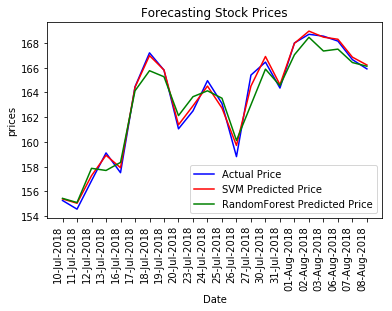

This chart was generated by the following Python code:
# -*- coding: utf-8 -*-
"""
Created on Mon Aug 13 23:12:44 2018

@author: Rajesh
"""
# Import the Libararies.
import numpy as np
import matplotlib.pyplot as plt
import pandas as pd
import matplotlib.dates as mdates

# Import the Datasets.
dataset = pd.read_csv('IOC.csv')
date = pd.DataFrame(dataset.iloc[:, 2].values)
date_test = pd.DataFrame(date.iloc[42:64, ].values)
X = pd.DataFrame(dataset.iloc[:, 2:8].values)
y = dataset.iloc[:, 8].values

# Label the date.
from sklearn.preprocessing import LabelEncoder
labelencoder_X = LabelEncoder()
X.values[:, 0] = labelencoder_X.fit_transform(X.values[:, 0])

# Split the training set and test set.
X_train = pd.DataFrame(X.iloc[0:42, ].values)
y_train = y[0:42, ]
X_test = pd.DataFrame(X.iloc[42:64, ].values)
y_test = y[42:64, ]

# Scale the features.
from sklearn.preprocessing import StandardScaler
sc = StandardScaler()
X_train = sc.fit_transform(X_train)
X_test = sc.transform(X_test)

# Train the svm model
from sklearn.svm import SVR
regressor = SVR(kernel = 'linear', gamma = 0.1)
%time regressor.fit(X_train, y_train)

# predict the output
SVM_y_pred = regressor.predict(X_test)

# Train the Randomforest model.
from sklearn.ensemble import RandomForestRegressor
regressor = RandomForestRegressor(n_estimators = 100, random_state = 0)
%time regressor.fit(X_train, y_train)

# predict the output.
Randomforest_y_pred = regressor.predict(X_test)

# Calculate Mean Squared Error.
from sklearn.metrics import mean_squared_error
RF_error = mean_squared_error(y_test, Randomforest_y_pred)
SVM_error = mean_squared_error(y_test, SVM_y_pred)

# R^2 error
from sklearn.metrics import r2_score
SVM_r2 = r2_score(y_test, SVM_y_pred) 
RF_r2 = r2_score(y_test, Randomforest_y_pred)

# Median Absolute Error
from sklearn.metrics import median_absolute_error
SVM_mae = median_absolute_error(y_test, SVM_y_pred)
RF_mae = median_absolute_error(y_test, Randomforest_y_pred)

# L1 norm 
SVM_norm = np.linalg.norm((y_test - SVM_y_pred), ord = 2)
RF_norm = np.linalg.norm((y_test - Randomforest_y_pred), ord = 2)

SVM_y_pred = pd.DataFrame(SVM_y_pred)
Randomforest_y_pred = pd.DataFrame(Randomforest_y_pred)
# Add Date, Actual Values, SVM predicted output, Random Forest output to output.
output = pd.DataFrame()
output['Date'] = date_test[0]
output['Actual'] = y_test
output['SVM_Prediction'] = SVM_y_pred[0]
output['Rf_prediction'] = Randomforest_y_pred[0]

# Plot between Actual Prices vs SVM predicted prices.
fig, ax = plt.subplots()
ax.plot(output['Date'], output['Actual'], color = 'blue', label = 'Actual Price')
ax.plot(output['Date'], output['SVM_Prediction'], color = 'red', label = 'SVM Predicted Price')
plt.legend(loc='lower right')
fig.autofmt_xdate(rotation = 90)
ax.fmt_xdata = mdates.DateFormatter('%Y-%m-%d')
ax.set_title('Forecasting Stock Prices')
plt.xlabel('Date')
plt.ylabel('prices')

# Plot between Actual Prices vs Randomforest predicted prices.
fig, ax = plt.subplots()
ax.plot(output['Date'], output['Actual'], color = 'blue', label = 'Actual Price')
ax.plot(output['Date'], output['Rf_prediction'], color = 'green', label = 'RandomForest Predicted Price')
plt.legend(loc='lower right')
fig.autofmt_xdate(rotation = 90)
ax.fmt_xdata = mdates.DateFormatter('%Y-%m-%d')
ax.set_title('Forecasting Stock Prices')
plt.xlabel('Date')
plt.ylabel('prices')

# Plot between Actual Prices vs SVM predicted prices vs Randomforest predicted prices.
fig, ax = plt.subplots()
ax.plot(output['Date'], output['Actual'], color = 'blue', label = 'Actual Price')
ax.plot(output['Date'], output['SVM_Prediction'], color = 'red', label = 'SVM Predicted Price')
ax.plot(output['Date'], output['Rf_prediction'], color = 'green', label = 'RandomForest Predicted Price')
plt.legend(loc='lower right')
fig.autofmt_xdate(rotation = 90)
ax.fmt_xdata = mdates.DateFormatter('%Y-%m-%d')
ax.set_title('Forecasting Stock Prices')
plt.xlabel('Date')
plt.ylabel('prices')
